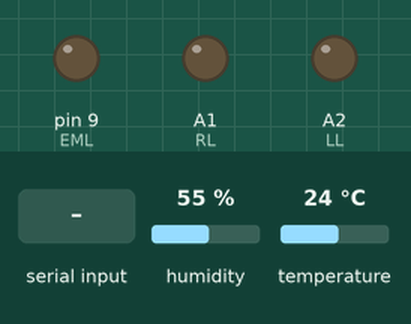
This sketch was run on a simulated Arduino Uno, built with avr-gcc and run on an emulated ATmega328P. Shown: output pins drawn as LEDs (lit = HIGH). Dashed ring = blinking. The inputs (shaded band) are chosen by the test bench; at power-on: humidity 55 %, temperature 24 °C. What the sketch prints to the serial monitor is not drawn.

Above: at 1.2 s.
1.3 s: "e" received over Serial
At 4.1 s:
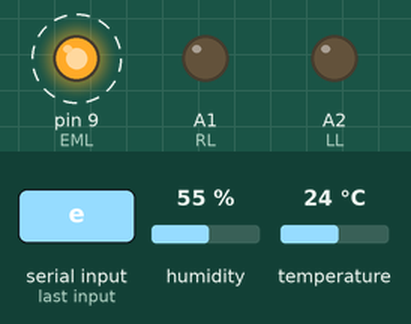
6.4 s: "R" received over Serial
At 6.8 s:
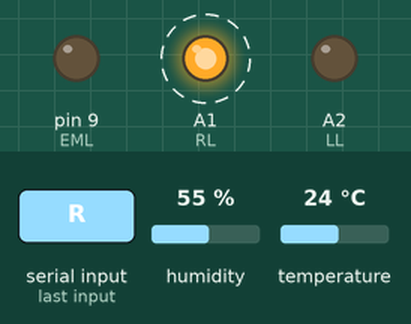
11.5 s: "L" received over Serial
At 16.5 s:
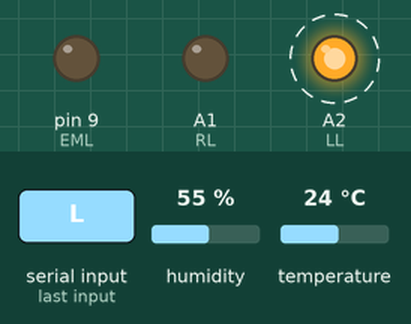
16.6 s: "1" received over Serial
At 17.1 s:
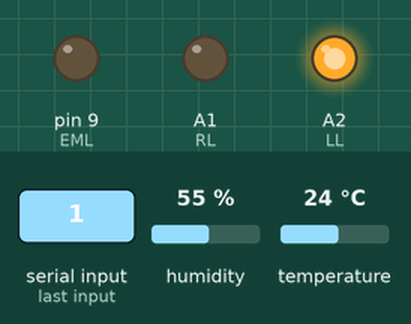
Timing chart, 0 to 19.1 s (numbered marks = the images above; inputs shaded):
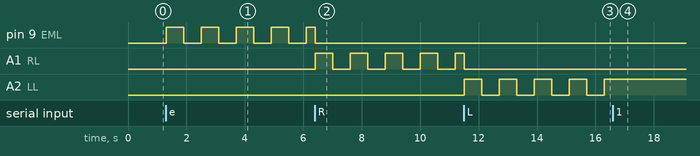

The sketch:

car1.ino
```cpp
#include"DHT.h"
#include"Timer.h"
#define DHTPIN 10
#define DHTTYPE DHT11
DHT dht(DHTPIN, DHTTYPE);
Timer timer;
Timer dhtTimer;
Timer emergencyTimer;
Timer llTimer;
Timer rlTimer;

int method = 0;

#define EML 9 // 비상등
#define TH 10 // 온습도센서
#define RL A1 // 왼쪽 라이트
#define LL A2 // 오른쪽 라이트
void setup() {
  Serial.begin(9600);

  pinMode(EML, OUTPUT);
  pinMode(LL, OUTPUT);
  pinMode(RL, OUTPUT);

  dht.begin();
  dhtTimer.every(3000, dht11);
  emergencyTimer.oscillate(EML, 600, lightOff(),5);
  llTimer.oscillate(LL, 600, lightOff(),5);
  rlTimer.oscillate(RL, 600, lightOff(),5);
}

void loop() {
  if (Serial.available() > 0) {
    method = Serial.read();
  }
    switch(method){
      case 'e':
        digitalWrite(LL, LOW);
        digitalWrite(RL, LOW);
        emergencyTimer.update();
        break;
      case 'R':
        digitalWrite(EML, LOW);
        digitalWrite(LL, LOW);
        rlTimer.update();
        break;
      case 'L':
        digitalWrite(EML, LOW);
        digitalWrite(RL, LOW);
        llTimer.update();
        break;
    }
    dhtTimer.update();
  }

void dht11() {
  int t = dht.readHumidity();
  int h = dht.readTemperature();
  Serial.print("temporature/");
  Serial.print(t);
  Serial.print("/humidity/");
  Serial.print(h);
}
int lightOff() {
  digitalWrite(EML, LOW);
  digitalWrite(LL, LOW);
  digitalWrite(RL, LOW);
  return LOW;
}
```

Measured:
- after the input at 1.3 s, pin 9 (EML): alternates HIGH for 0.60 s and LOW for 0.60 s, starting at once
- after the input at 6.4 s, pin 9 (EML): HIGH → LOW after 0.00 s instead of 0.30 s; A1 (RL): alternates HIGH for 0.60 s and LOW for 0.60 s, starting at once
- after the input at 11.5 s, A1 (RL): HIGH → LOW after 0.00 s instead of 0.30 s; A2 (LL): alternates HIGH for 0.60 s and LOW for 0.60 s, starting at once
- after the input at 16.6 s, A2 (LL): stays HIGH (without the input it goes to LOW after 0.30 s)
